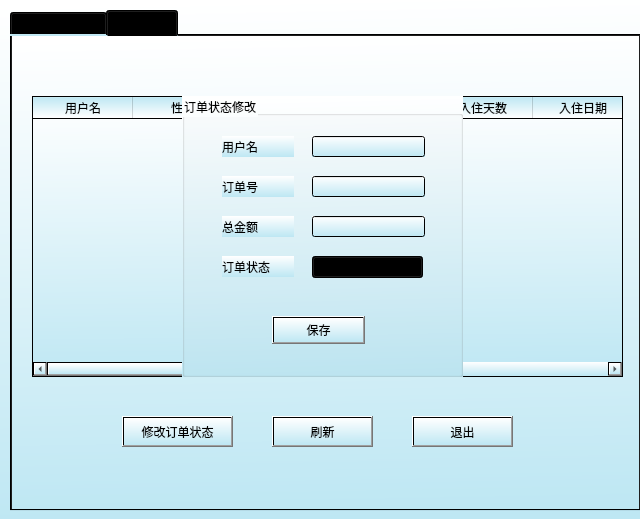
<?xml version="1.0" encoding="UTF-8"?>
<ui version="4.0">
 <class>hotelmanagerdialog</class>
 <widget class="QDialog" name="hotelmanagerdialog">
  <property name="geometry">
   <rect>
    <x>0</x>
    <y>0</y>
    <width>640</width>
    <height>519</height>
   </rect>
  </property>
  <property name="windowTitle">
   <string>Dialog</string>
  </property>
  <property name="styleSheet">
   <string notr="true">background-color: qlineargradient(spread:pad, x1:0.522, y1:1, x2:0.497, y2:0, stop:0 rgba(190, 231, 243, 255), stop:1 rgba(255, 255, 255, 255));</string>
  </property>
  <widget class="QTabWidget" name="tabWidget">
   <property name="geometry">
    <rect>
     <x>10</x>
     <y>10</y>
     <width>631</width>
     <height>501</height>
    </rect>
   </property>
   <property name="font">
    <font>
     <family>Microsoft YaHei UI</family>
     <weight>50</weight>
     <bold>false</bold>
    </font>
   </property>
   <property name="currentIndex">
    <number>1</number>
   </property>
   <widget class="QWidget" name="tab">
    <attribute name="title">
     <string>酒店信息管理</string>
    </attribute>
    <widget class="QTabWidget" name="tabWidget_2">
     <property name="geometry">
      <rect>
       <x>0</x>
       <y>40</y>
       <width>621</width>
       <height>381</height>
      </rect>
     </property>
     <property name="currentIndex">
      <number>2</number>
     </property>
     <widget class="QWidget" name="tab_3">
      <attribute name="title">
       <string>基本信息</string>
      </attribute>
      <widget class="QLineEdit" name="address">
       <property name="geometry">
        <rect>
         <x>190</x>
         <y>100</y>
         <width>391</width>
         <height>31</height>
        </rect>
       </property>
       <property name="text">
        <string/>
       </property>
      </widget>
      <widget class="QLineEdit" name="hotelname">
       <property name="geometry">
        <rect>
         <x>190</x>
         <y>30</y>
         <width>391</width>
         <height>31</height>
        </rect>
       </property>
      </widget>
      <widget class="QLineEdit" name="lineEdit_9">
       <property name="geometry">
        <rect>
         <x>30</x>
         <y>100</y>
         <width>91</width>
         <height>31</height>
        </rect>
       </property>
       <property name="text">
        <string>酒店地址</string>
       </property>
      </widget>
      <widget class="QLineEdit" name="lineEdit_28">
       <property name="geometry">
        <rect>
         <x>30</x>
         <y>170</y>
         <width>91</width>
         <height>31</height>
        </rect>
       </property>
       <property name="text">
        <string>酒店电话</string>
       </property>
      </widget>
      <widget class="QLineEdit" name="dial">
       <property name="geometry">
        <rect>
         <x>190</x>
         <y>170</y>
         <width>391</width>
         <height>31</height>
        </rect>
       </property>
       <property name="text">
        <string/>
       </property>
      </widget>
      <widget class="QLineEdit" name="lineEdit_29">
       <property name="geometry">
        <rect>
         <x>30</x>
         <y>30</y>
         <width>91</width>
         <height>31</height>
        </rect>
       </property>
       <property name="text">
        <string>酒店名称</string>
       </property>
      </widget>
      <widget class="QLineEdit" name="lineEdit_30">
       <property name="geometry">
        <rect>
         <x>30</x>
         <y>240</y>
         <width>91</width>
         <height>31</height>
        </rect>
       </property>
       <property name="text">
        <string>房间介绍</string>
       </property>
      </widget>
      <widget class="QLineEdit" name="discription">
       <property name="geometry">
        <rect>
         <x>190</x>
         <y>240</y>
         <width>391</width>
         <height>31</height>
        </rect>
       </property>
       <property name="text">
        <string/>
       </property>
      </widget>
     </widget>
     <widget class="QWidget" name="tab_4">
      <attribute name="title">
       <string>定价</string>
      </attribute>
      <widget class="QLineEdit" name="pdbl">
       <property name="geometry">
        <rect>
         <x>461</x>
         <y>80</y>
         <width>111</width>
         <height>31</height>
        </rect>
       </property>
      </widget>
      <widget class="QLabel" name="label_3">
       <property name="geometry">
        <rect>
         <x>22</x>
         <y>80</y>
         <width>81</width>
         <height>31</height>
        </rect>
       </property>
       <property name="font">
        <font>
         <family>Microsoft YaHei UI</family>
         <weight>50</weight>
         <bold>false</bold>
        </font>
       </property>
       <property name="text">
        <string>双人标间</string>
       </property>
       <property name="alignment">
        <set>Qt::AlignCenter</set>
       </property>
      </widget>
      <widget class="QLabel" name="label_9">
       <property name="geometry">
        <rect>
         <x>321</x>
         <y>80</y>
         <width>81</width>
         <height>31</height>
        </rect>
       </property>
       <property name="font">
        <font>
         <family>Microsoft YaHei UI</family>
         <weight>50</weight>
         <bold>false</bold>
        </font>
       </property>
       <property name="text">
        <string>单价/间/天</string>
       </property>
       <property name="alignment">
        <set>Qt::AlignCenter</set>
       </property>
      </widget>
      <widget class="QLineEdit" name="dblnum">
       <property name="geometry">
        <rect>
         <x>161</x>
         <y>80</y>
         <width>111</width>
         <height>31</height>
        </rect>
       </property>
      </widget>
      <widget class="QLabel" name="label_7">
       <property name="geometry">
        <rect>
         <x>22</x>
         <y>200</y>
         <width>81</width>
         <height>31</height>
        </rect>
       </property>
       <property name="font">
        <font>
         <family>Microsoft YaHei UI</family>
         <weight>50</weight>
         <bold>false</bold>
        </font>
       </property>
       <property name="text">
        <string>豪华套房</string>
       </property>
       <property name="alignment">
        <set>Qt::AlignCenter</set>
       </property>
      </widget>
      <widget class="QLabel" name="label_2">
       <property name="geometry">
        <rect>
         <x>321</x>
         <y>30</y>
         <width>81</width>
         <height>31</height>
        </rect>
       </property>
       <property name="font">
        <font>
         <family>Microsoft YaHei UI</family>
         <weight>50</weight>
         <bold>false</bold>
        </font>
       </property>
       <property name="text">
        <string>单价/间/天</string>
       </property>
       <property name="alignment">
        <set>Qt::AlignCenter</set>
       </property>
      </widget>
      <widget class="QLineEdit" name="pbbd">
       <property name="geometry">
        <rect>
         <x>461</x>
         <y>140</y>
         <width>111</width>
         <height>31</height>
        </rect>
       </property>
      </widget>
      <widget class="QLabel" name="label">
       <property name="geometry">
        <rect>
         <x>22</x>
         <y>30</y>
         <width>81</width>
         <height>31</height>
        </rect>
       </property>
       <property name="font">
        <font>
         <family>Microsoft YaHei UI</family>
         <weight>50</weight>
         <bold>false</bold>
        </font>
       </property>
       <property name="text">
        <string>单人标间</string>
       </property>
       <property name="alignment">
        <set>Qt::AlignCenter</set>
       </property>
      </widget>
      <widget class="QLineEdit" name="sglnum">
       <property name="geometry">
        <rect>
         <x>161</x>
         <y>30</y>
         <width>111</width>
         <height>31</height>
        </rect>
       </property>
      </widget>
      <widget class="QLineEdit" name="bbdnum">
       <property name="geometry">
        <rect>
         <x>161</x>
         <y>140</y>
         <width>111</width>
         <height>31</height>
        </rect>
       </property>
      </widget>
      <widget class="QLineEdit" name="psuite">
       <property name="geometry">
        <rect>
         <x>461</x>
         <y>200</y>
         <width>111</width>
         <height>31</height>
        </rect>
       </property>
      </widget>
      <widget class="QLabel" name="label_5">
       <property name="geometry">
        <rect>
         <x>22</x>
         <y>140</y>
         <width>81</width>
         <height>31</height>
        </rect>
       </property>
       <property name="font">
        <font>
         <family>Microsoft YaHei UI</family>
         <weight>50</weight>
         <bold>false</bold>
        </font>
       </property>
       <property name="text">
        <string>大床房</string>
       </property>
       <property name="alignment">
        <set>Qt::AlignCenter</set>
       </property>
      </widget>
      <widget class="QLineEdit" name="suitenum">
       <property name="geometry">
        <rect>
         <x>161</x>
         <y>200</y>
         <width>111</width>
         <height>31</height>
        </rect>
       </property>
      </widget>
      <widget class="QLineEdit" name="psgl">
       <property name="geometry">
        <rect>
         <x>460</x>
         <y>30</y>
         <width>111</width>
         <height>31</height>
        </rect>
       </property>
      </widget>
      <widget class="QLabel" name="label_10">
       <property name="geometry">
        <rect>
         <x>321</x>
         <y>140</y>
         <width>81</width>
         <height>31</height>
        </rect>
       </property>
       <property name="font">
        <font>
         <family>Microsoft YaHei UI</family>
         <weight>50</weight>
         <bold>false</bold>
        </font>
       </property>
       <property name="text">
        <string>单价/间/天</string>
       </property>
       <property name="alignment">
        <set>Qt::AlignCenter</set>
       </property>
      </widget>
      <widget class="QLabel" name="label_11">
       <property name="geometry">
        <rect>
         <x>321</x>
         <y>200</y>
         <width>81</width>
         <height>31</height>
        </rect>
       </property>
       <property name="font">
        <font>
         <family>Microsoft YaHei UI</family>
         <weight>50</weight>
         <bold>false</bold>
        </font>
       </property>
       <property name="text">
        <string>单价/间/天</string>
       </property>
       <property name="alignment">
        <set>Qt::AlignCenter</set>
       </property>
      </widget>
      <widget class="QLineEdit" name="discount">
       <property name="geometry">
        <rect>
         <x>160</x>
         <y>260</y>
         <width>111</width>
         <height>31</height>
        </rect>
       </property>
      </widget>
      <widget class="QLabel" name="label_25">
       <property name="geometry">
        <rect>
         <x>21</x>
         <y>260</y>
         <width>81</width>
         <height>31</height>
        </rect>
       </property>
       <property name="font">
        <font>
         <family>Microsoft YaHei UI</family>
         <weight>50</weight>
         <bold>false</bold>
        </font>
       </property>
       <property name="text">
        <string>折扣</string>
       </property>
       <property name="alignment">
        <set>Qt::AlignCenter</set>
       </property>
      </widget>
     </widget>
     <widget class="QWidget" name="tab_5">
      <attribute name="title">
       <string>上传图片</string>
      </attribute>
      <widget class="QLineEdit" name="img_out">
       <property name="geometry">
        <rect>
         <x>110</x>
         <y>60</y>
         <width>241</width>
         <height>31</height>
        </rect>
       </property>
      </widget>
      <widget class="QPushButton" name="chooseout">
       <property name="geometry">
        <rect>
         <x>350</x>
         <y>60</y>
         <width>93</width>
         <height>31</height>
        </rect>
       </property>
       <property name="text">
        <string>浏览</string>
       </property>
      </widget>
      <widget class="QLabel" name="label_4">
       <property name="geometry">
        <rect>
         <x>40</x>
         <y>24</y>
         <width>72</width>
         <height>21</height>
        </rect>
       </property>
       <property name="text">
        <string>外景图片</string>
       </property>
      </widget>
      <widget class="QPushButton" name="choosein1">
       <property name="geometry">
        <rect>
         <x>350</x>
         <y>150</y>
         <width>93</width>
         <height>31</height>
        </rect>
       </property>
       <property name="text">
        <string>浏览</string>
       </property>
      </widget>
      <widget class="QLabel" name="label_6">
       <property name="geometry">
        <rect>
         <x>40</x>
         <y>114</y>
         <width>72</width>
         <height>21</height>
        </rect>
       </property>
       <property name="text">
        <string>内景图片1</string>
       </property>
      </widget>
      <widget class="QLineEdit" name="img_in01">
       <property name="geometry">
        <rect>
         <x>110</x>
         <y>150</y>
         <width>241</width>
         <height>31</height>
        </rect>
       </property>
      </widget>
      <widget class="QPushButton" name="choosein2">
       <property name="geometry">
        <rect>
         <x>350</x>
         <y>240</y>
         <width>93</width>
         <height>31</height>
        </rect>
       </property>
       <property name="text">
        <string>浏览</string>
       </property>
      </widget>
      <widget class="QLabel" name="label_8">
       <property name="geometry">
        <rect>
         <x>40</x>
         <y>204</y>
         <width>72</width>
         <height>21</height>
        </rect>
       </property>
       <property name="text">
        <string>内景图片2</string>
       </property>
      </widget>
      <widget class="QLineEdit" name="img_in02">
       <property name="geometry">
        <rect>
         <x>110</x>
         <y>240</y>
         <width>241</width>
         <height>31</height>
        </rect>
       </property>
      </widget>
      <widget class="QPushButton" name="updateimg">
       <property name="geometry">
        <rect>
         <x>220</x>
         <y>300</y>
         <width>93</width>
         <height>28</height>
        </rect>
       </property>
       <property name="text">
        <string>上传图片</string>
       </property>
      </widget>
     </widget>
    </widget>
    <widget class="QPushButton" name="pushButton_8">
     <property name="geometry">
      <rect>
       <x>260</x>
       <y>20</y>
       <width>93</width>
       <height>28</height>
      </rect>
     </property>
     <property name="text">
      <string>修改</string>
     </property>
    </widget>
    <widget class="QPushButton" name="pushButton_7">
     <property name="geometry">
      <rect>
       <x>400</x>
       <y>20</y>
       <width>93</width>
       <height>28</height>
      </rect>
     </property>
     <property name="text">
      <string>提交修改</string>
     </property>
    </widget>
    <widget class="QPushButton" name="exit">
     <property name="geometry">
      <rect>
       <x>510</x>
       <y>430</y>
       <width>93</width>
       <height>28</height>
      </rect>
     </property>
     <property name="text">
      <string>退出</string>
     </property>
    </widget>
   </widget>
   <widget class="QWidget" name="tab_2">
    <attribute name="title">
     <string>订单管理</string>
    </attribute>
    <widget class="QTableWidget" name="ordertable">
     <property name="geometry">
      <rect>
       <x>20</x>
       <y>60</y>
       <width>591</width>
       <height>281</height>
      </rect>
     </property>
     <column>
      <property name="text">
       <string>用户名</string>
      </property>
     </column>
     <column>
      <property name="text">
       <string>性别</string>
      </property>
     </column>
     <column>
      <property name="text">
       <string>联系电话</string>
      </property>
     </column>
     <column>
      <property name="text">
       <string>房间类型</string>
      </property>
     </column>
     <column>
      <property name="text">
       <string>入住天数</string>
      </property>
     </column>
     <column>
      <property name="text">
       <string>入住日期</string>
      </property>
     </column>
     <column>
      <property name="text">
       <string>房间数</string>
      </property>
     </column>
     <column>
      <property name="text">
       <string>订单总金额</string>
      </property>
     </column>
     <column>
      <property name="text">
       <string>订单状态</string>
      </property>
     </column>
    </widget>
    <widget class="QPushButton" name="changestatus">
     <property name="geometry">
      <rect>
       <x>110</x>
       <y>380</y>
       <width>111</width>
       <height>31</height>
      </rect>
     </property>
     <property name="text">
      <string>修改订单状态</string>
     </property>
    </widget>
    <widget class="QPushButton" name="refresh">
     <property name="geometry">
      <rect>
       <x>260</x>
       <y>380</y>
       <width>101</width>
       <height>31</height>
      </rect>
     </property>
     <property name="text">
      <string>刷新</string>
     </property>
    </widget>
    <widget class="QGroupBox" name="groupBox">
     <property name="geometry">
      <rect>
       <x>170</x>
       <y>60</y>
       <width>281</width>
       <height>281</height>
      </rect>
     </property>
     <property name="title">
      <string>订单状态修改</string>
     </property>
     <widget class="QLabel" name="label_12">
      <property name="geometry">
       <rect>
        <x>40</x>
        <y>40</y>
        <width>72</width>
        <height>21</height>
       </rect>
      </property>
      <property name="text">
       <string>用户名</string>
      </property>
     </widget>
     <widget class="QLineEdit" name="Username">
      <property name="geometry">
       <rect>
        <x>130</x>
        <y>40</y>
        <width>113</width>
        <height>21</height>
       </rect>
      </property>
     </widget>
     <widget class="QLabel" name="label_13">
      <property name="geometry">
       <rect>
        <x>40</x>
        <y>80</y>
        <width>72</width>
        <height>21</height>
       </rect>
      </property>
      <property name="text">
       <string>订单号</string>
      </property>
     </widget>
     <widget class="QLineEdit" name="No">
      <property name="geometry">
       <rect>
        <x>130</x>
        <y>80</y>
        <width>113</width>
        <height>21</height>
       </rect>
      </property>
     </widget>
     <widget class="QLabel" name="label_14">
      <property name="geometry">
       <rect>
        <x>40</x>
        <y>120</y>
        <width>72</width>
        <height>21</height>
       </rect>
      </property>
      <property name="text">
       <string>总金额</string>
      </property>
     </widget>
     <widget class="QLineEdit" name="Total">
      <property name="geometry">
       <rect>
        <x>130</x>
        <y>120</y>
        <width>113</width>
        <height>21</height>
       </rect>
      </property>
     </widget>
     <widget class="QLabel" name="label_15">
      <property name="geometry">
       <rect>
        <x>40</x>
        <y>160</y>
        <width>72</width>
        <height>21</height>
       </rect>
      </property>
      <property name="text">
       <string>订单状态</string>
      </property>
     </widget>
     <widget class="QComboBox" name="comboBox">
      <property name="geometry">
       <rect>
        <x>130</x>
        <y>160</y>
        <width>111</width>
        <height>22</height>
       </rect>
      </property>
      <item>
       <property name="text">
        <string>已下单</string>
       </property>
      </item>
      <item>
       <property name="text">
        <string>已支付</string>
       </property>
      </item>
      <item>
       <property name="text">
        <string>已退款</string>
       </property>
      </item>
      <item>
       <property name="text">
        <string>已入住</string>
       </property>
      </item>
      <item>
       <property name="text">
        <string>已完成</string>
       </property>
      </item>
     </widget>
     <widget class="QPushButton" name="save">
      <property name="geometry">
       <rect>
        <x>90</x>
        <y>220</y>
        <width>93</width>
        <height>28</height>
       </rect>
      </property>
      <property name="text">
       <string>保存</string>
      </property>
     </widget>
    </widget>
    <widget class="QPushButton" name="exit_2">
     <property name="geometry">
      <rect>
       <x>400</x>
       <y>380</y>
       <width>101</width>
       <height>31</height>
      </rect>
     </property>
     <property name="text">
      <string>退出</string>
     </property>
    </widget>
   </widget>
  </widget>
 </widget>
 <resources/>
 <connections/>
</ui>
